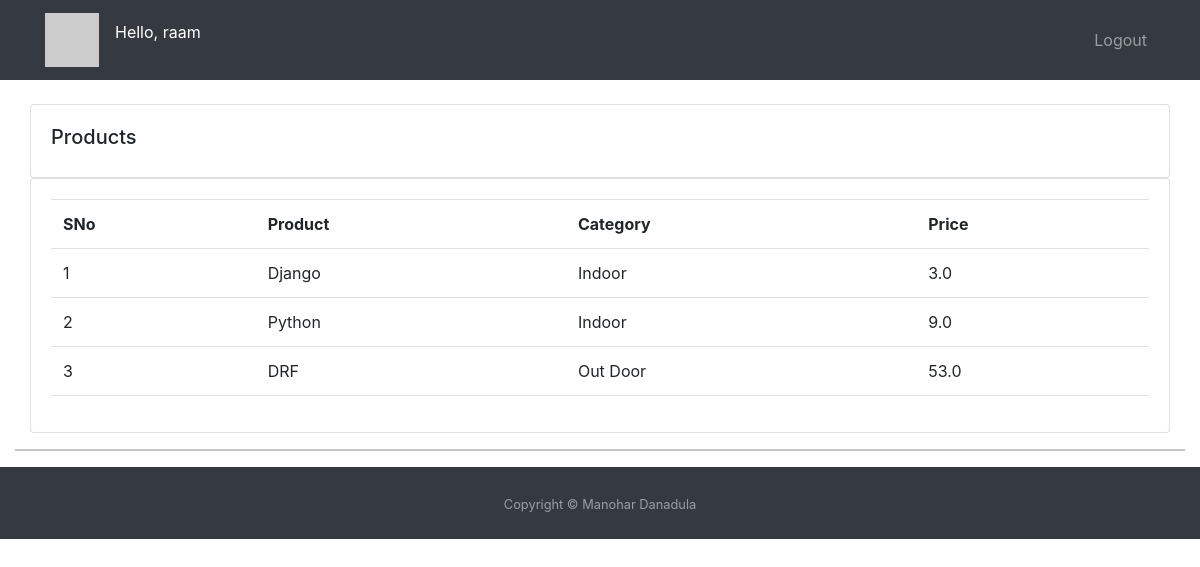
The app's page /products/ (signed in) with its own data.
### accounts/models.py (models this page shows, shortened)
class Product(models.Model):
    CATEGORY = (
        ('Indoor', 'Indoor'),
        ('Out Door', 'Out Door'))
    name = models.CharField(max_length=200, null=True)
    price = models.FloatField(default=0)
    category = models.CharField(max_length=200, null=True, choices=CATEGORY)
    description = models.CharField(max_length=200, null=True, blank=True)
    date_created = models.DateTimeField(auto_now_add=True, null=True)
    tags = models.ManyToManyField('Tag')

### accounts/views.py (the view)
# urls.py: path('products/', views.products, name='products'),
@login_required(login_url='accounts:login')
def products(request):
    products = Product.objects.all()
    context = {'products': products}
    return render(request, 'accounts/products.html', context)

### templates/accounts/products.html (shortened to what this page needs)
{% extends 'accounts/base.html' %}
{% block content %}
<div class="container-fluid">
		<br>
		<div class="row">
			<div class="col-md">
				<div class="card card-body">
					<h5>Products</h5>
				</div>
				<div class="card card-body">
					<table class="table">
						<tr class="table-header">
							<th>SNo</th>
							<th>Product</th>
							<th>Category</th>
							<th>Price</th>
						</tr>
						{% for product in products %}
						<tr>
							<td>{{ product.id }}</td>
							<td>{{ product.name }}</td>
							<td>{{ product.category }}</td>
							<td>{{ product.price }}</td>
						</tr>
						{% endfor %}
					</table>
				</div>
			</div>
		</div>
    </div>
	<hr>
{% endblock %}

### templates/accounts/navbar.html (shortened to what this page needs)
{% load static %}
<nav class="navbar navbar-expand-lg navbar-dark bg-dark static-top">
  <div class="container">
    <a class="navbar-brand" href="{% url 'accounts:dashboard' %}">
      <img src="https://picsum.photos/200" alt="..." height="54">
    </a>
    <p class='text-white'>
    {% if request.user.is_authenticated %}
        Hello, {{ request.user.username }}
    {% endif %}
    </p>
    <div class="collapse navbar-collapse" id="navbarSupportedContent">
      <ul class="navbar-nav ms-auto">
        {% if request.user.is_authenticated %}
        <li class="nav-item">
          <a class="nav-link" href="{% url 'accounts:logout' %}">Logout</a>
        </li>
        {% endif %}
      </ul>
    </div>
  </div>
</nav>

### records on screen
Product: id "1", name "Django", category "Indoor", price "3.0"
Product: id "2", name "Python", category "Indoor", price "9.0"
Product: id "3", name "DRF", category "Out Door", price "53.0"

### other values on screen
{{ request.user.username }} "raam"
